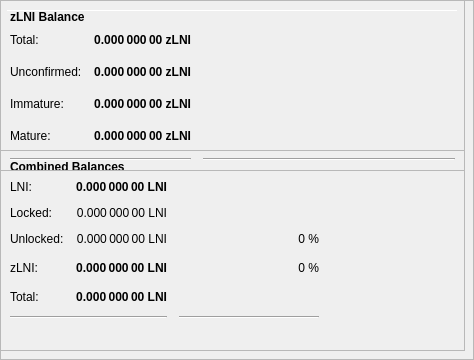
        <widget class="QFrame" name="frameObfuscation">
         <property name="minimumSize">
          <size>
           <width>0</width>
           <height>350</height>
          </size>
         </property>
         <property name="layoutDirection">
          <enum>Qt::LeftToRight</enum>
         </property>
         <property name="frameShape">
          <enum>QFrame::StyledPanel</enum>
         </property>
         <property name="frameShadow">
          <enum>QFrame::Raised</enum>
         </property>
         <widget class="QPushButton" name="runAutoDenom">
          <property name="geometry">
           <rect>
            <x>251</x>
            <y>17</y>
            <width>1</width>
            <height>1</height>
           </rect>
          </property>
          <property name="palette">
           <palette>
            <active>
             <colorrole role="WindowText">
              <brush brushstyle="SolidPattern">
               <color alpha="255">
                <red>0</red>
                <green>0</green>
                <blue>0</blue>
               </color>
              </brush>
             </colorrole>
             <colorrole role="Button">
              <brush brushstyle="SolidPattern">
               <color alpha="255">
                <red>239</red>
                <green>238</green>
                <blue>238</blue>
               </color>
              </brush>
             </colorrole>
             <colorrole role="Light">
              <brush brushstyle="SolidPattern">
               <color alpha="255">
                <red>255</red>
                <green>255</green>
                <blue>255</blue>
               </color>
              </brush>
             </colorrole>
             <colorrole role="Midlight">
              <brush brushstyle="SolidPattern">
               <color alpha="255">
                <red>247</red>
                <green>246</green>
                <blue>246</blue>
               </color>
              </brush>
             </colorrole>
             <colorrole role="Dark">
              <brush brushstyle="SolidPattern">
               <color alpha="255">
                <red>119</red>
                <green>119</green>
                <blue>119</blue>
               </color>
              </brush>
             </colorrole>
             <colorrole role="Mid">
              <brush brushstyle="SolidPattern">
               <color alpha="255">
                <red>159</red>
                <green>159</green>
                <blue>159</blue>
               </color>
              </brush>
             </colorrole>
             <colorrole role="Text">
              <brush brushstyle="SolidPattern">
               <color alpha="255">
                <red>0</red>
                <green>0</green>
                <blue>0</blue>
               </color>
              </brush>
             </colorrole>
             <colorrole role="BrightText">
              <brush brushstyle="SolidPattern">
               <color alpha="255">
                <red>255</red>
                <green>255</green>
                <blue>255</blue>
               </color>
              </brush>
             </colorrole>
             <colorrole role="ButtonText">
              <brush brushstyle="SolidPattern">
               <color alpha="255">
                <red>0</red>
                <green>0</green>
                <blue>0</blue>
               </color>
              </brush>
             </colorrole>
             <colorrole role="Base">
              <brush brushstyle="SolidPattern">
               <color alpha="255">
                <red>255</red>
                <green>255</green>
                <blue>255</blue>
               </color>
              </brush>
             </colorrole>
             <colorrole role="Window">
              <brush brushstyle="SolidPattern">
               <color alpha="255">
                <red>239</red>
                <green>238</green>
                <blue>238</blue>
               </color>
              </brush>
             </colorrole>
             <colorrole role="Shadow">
              <brush brushstyle="SolidPattern">
               <color alpha="255">
                <red>0</red>
                <green>0</green>
                <blue>0</blue>
               </color>
              </brush>
             </colorrole>
             <colorrole role="AlternateBase">
              <brush brushstyle="SolidPattern">
               <color alpha="255">
                <red>247</red>
                <green>246</green>
                <blue>246</blue>
               </color>
              </brush>
             </colorrole>
             <colorrole role="ToolTipBase">
              <brush brushstyle="SolidPattern">
               <color alpha="255">
                <red>255</red>
                <green>255</green>
                <blue>220</blue>
               </color>
              </brush>
             </colorrole>
             <colorrole role="ToolTipText">
              <brush brushstyle="SolidPattern">
               <color alpha="255">
                <red>0</red>
                <green>0</green>
                <blue>0</blue>
               </color>
              </brush>
             </colorrole>
            </active>
            <inactive>
             <colorrole role="WindowText">
              <brush brushstyle="SolidPattern">
               <color alpha="255">
                <red>0</red>
                <green>0</green>
                <blue>0</blue>
               </color>
              </brush>
             </colorrole>
             <colorrole role="Button">
              <brush brushstyle="SolidPattern">
               <color alpha="255">
                <red>239</red>
                <green>238</green>
                <blue>238</blue>
               </color>
              </brush>
             </colorrole>
             <colorrole role="Light">
              <brush brushstyle="SolidPattern">
               <color alpha="255">
                <red>255</red>
                <green>255</green>
                <blue>255</blue>
               </color>
              </brush>
             </colorrole>
             <colorrole role="Midlight">
              <brush brushstyle="SolidPattern">
               <color alpha="255">
                <red>247</red>
                <green>246</green>
                <blue>246</blue>
               </color>
              </brush>
             </colorrole>
             <colorrole role="Dark">
              <brush brushstyle="SolidPattern">
               <color alpha="255">
                <red>119</red>
                <green>119</green>
                <blue>119</blue>
               </color>
              </brush>
             </colorrole>
             <colorrole role="Mid">
              <brush brushstyle="SolidPattern">
               <color alpha="255">
                <red>159</red>
                <green>159</green>
                <blue>159</blue>
               </color>
              </brush>
             </colorrole>
             <colorrole role="Text">
              <brush brushstyle="SolidPattern">
               <color alpha="255">
                <red>0</red>
                <green>0</green>
                <blue>0</blue>
               </color>
              </brush>
             </colorrole>
             <colorrole role="BrightText">
              <brush brushstyle="SolidPattern">
               <color alpha="255">
                <red>255</red>
                <green>255</green>
                <blue>255</blue>
               </color>
              </brush>
             </colorrole>
             <colorrole role="ButtonText">
              <brush brushstyle="SolidPattern">
               <color alpha="255">
                <red>0</red>
                <green>0</green>
                <blue>0</blue>
               </color>
              </brush>
             </colorrole>
             <colorrole role="Base">
              <brush brushstyle="SolidPattern">
               <color alpha="255">
                <red>255</red>
                <green>255</green>
                <blue>255</blue>
               </color>
              </brush>
             </colorrole>
             <colorrole role="Window">
              <brush brushstyle="SolidPattern">
               <color alpha="255">
                <red>239</red>
                <green>238</green>
                <blue>238</blue>
               </color>
              </brush>
             </colorrole>
             <colorrole role="Shadow">
              <brush brushstyle="SolidPattern">
               <color alpha="255">
                <red>0</red>
                <green>0</green>
                <blue>0</blue>
               </color>
              </brush>
             </colorrole>
             <colorrole role="AlternateBase">
              <brush brushstyle="SolidPattern">
               <color alpha="255">
                <red>247</red>
                <green>246</green>
                <blue>246</blue>
               </color>
              </brush>
             </colorrole>
             <colorrole role="ToolTipBase">
              <brush brushstyle="SolidPattern">
               <color alpha="255">
                <red>255</red>
                <green>255</green>
                <blue>220</blue>
               </color>
              </brush>
             </colorrole>
             <colorrole role="ToolTipText">
              <brush brushstyle="SolidPattern">
               <color alpha="255">
                <red>0</red>
                <green>0</green>
                <blue>0</blue>
               </color>
              </brush>
             </colorrole>
            </inactive>
            <disabled>
             <colorrole role="WindowText">
              <brush brushstyle="SolidPattern">
               <color alpha="255">
                <red>119</red>
                <green>119</green>
                <blue>119</blue>
               </color>
              </brush>
             </colorrole>
             <colorrole role="Button">
              <brush brushstyle="SolidPattern">
               <color alpha="255">
                <red>239</red>
                <green>238</green>
                <blue>238</blue>
               </color>
              </brush>
             </colorrole>
             <colorrole role="Light">
              <brush brushstyle="SolidPattern">
               <color alpha="255">
                <red>255</red>
                <green>255</green>
                <blue>255</blue>
               </color>
              </brush>
             </colorrole>
             <colorrole role="Midlight">
              <brush brushstyle="SolidPattern">
               <color alpha="255">
                <red>247</red>
                <green>246</green>
                <blue>246</blue>
               </color>
              </brush>
             </colorrole>
             <colorrole role="Dark">
              <brush brushstyle="SolidPattern">
               <color alpha="255">
                <red>119</red>
                <green>119</green>
                <blue>119</blue>
               </color>
              </brush>
             </colorrole>
             <colorrole role="Mid">
              <brush brushstyle="SolidPattern">
               <color alpha="255">
                <red>159</red>
                <green>159</green>
                <blue>159</blue>
               </color>
              </brush>
             </colorrole>
             <colorrole role="Text">
              <brush brushstyle="SolidPattern">
               <color alpha="255">
                <red>119</red>
                <green>119</green>
                <blue>119</blue>
               </color>
              </brush>
             </colorrole>
             <colorrole role="BrightText">
              <brush brushstyle="SolidPattern">
               <color alpha="255">
                <red>255</red>
                <green>255</green>
                <blue>255</blue>
               </color>
              </brush>
             </colorrole>
             <colorrole role="ButtonText">
              <brush brushstyle="SolidPattern">
               <color alpha="255">
                <red>119</red>
                <green>119</green>
                <blue>119</blue>
               </color>
              </brush>
             </colorrole>
             <colorrole role="Base">
              <brush brushstyle="SolidPattern">
               <color alpha="255">
                <red>239</red>
                <green>238</green>
                <blue>238</blue>
               </color>
              </brush>
             </colorrole>
             <colorrole role="Window">
              <brush brushstyle="SolidPattern">
               <color alpha="255">
                <red>239</red>
                <green>238</green>
                <blue>238</blue>
               </color>
              </brush>
             </colorrole>
             <colorrole role="Shadow">
              <brush brushstyle="SolidPattern">
               <color alpha="255">
                <red>0</red>
                <green>0</green>
                <blue>0</blue>
               </color>
              </brush>
             </colorrole>
             <colorrole role="AlternateBase">
              <brush brushstyle="SolidPattern">
               <color alpha="255">
                <red>239</red>
                <green>238</green>
                <blue>238</blue>
               </color>
              </brush>
             </colorrole>
             <colorrole role="ToolTipBase">
              <brush brushstyle="SolidPattern">
               <color alpha="255">
                <red>255</red>
                <green>255</green>
                <blue>220</blue>
               </color>
              </brush>
             </colorrole>
             <colorrole role="ToolTipText">
              <brush brushstyle="SolidPattern">
               <color alpha="255">
                <red>0</red>
                <green>0</green>
                <blue>0</blue>
               </color>
              </brush>
             </colorrole>
            </disabled>
           </palette>
          </property>
          <property name="focusPolicy">
           <enum>Qt::NoFocus</enum>
          </property>
          <property name="autoFillBackground">
           <bool>true</bool>
          </property>
          <property name="text">
           <string/>
          </property>
          <property name="flat">
           <bool>true</bool>
          </property>
         </widget>
         <widget class="Line" name="line">
          <property name="geometry">
           <rect>
            <x>7</x>
            <y>10</y>
            <width>451</width>
            <height>1</height>
           </rect>
          </property>
          <property name="orientation">
           <enum>Qt::Horizontal</enum>
          </property>
         </widget>
         <widget class="QFrame" name="frame_3">
          <property name="geometry">
           <rect>
            <x>0</x>
            <y>150</y>
            <width>465</width>
            <height>201</height>
           </rect>
          </property>
          <property name="frameShape">
           <enum>QFrame::StyledPanel</enum>
          </property>
          <property name="frameShadow">
           <enum>QFrame::Raised</enum>
          </property>
          <layout class="QVBoxLayout" name="verticalLayout_5">
           <item>
            <layout class="QHBoxLayout" name="horizontalLayout_5" stretch="0">
             <item>
              <widget class="QLabel" name="label_5z">
               <property name="maximumSize">
                <size>
                 <width>16777215</width>
                 <height>20</height>
                </size>
               </property>
               <property name="font">
                <font>
                 <weight>75</weight>
                 <bold>true</bold>
                </font>
               </property>
               <property name="toolTip">
                <string>Combined Balances (including unconfirmed and immature coins)</string>
               </property>
               <property name="text">
                <string>&lt;html&gt;&lt;head/&gt;&lt;body&gt;&lt;p&gt;Combined Balances&lt;/p&gt;&lt;/body&gt;&lt;/html&gt;</string>
               </property>
              </widget>
             </item>
            </layout>
           </item>
           <item>
            <layout class="QGridLayout" name="gridLayout_3">
             <property name="spacing">
              <number>12</number>
             </property>
             <item row="7" column="0" colspan="2">
              <widget class="Line" name="lineSpendableBalance_3">
               <property name="orientation">
                <enum>Qt::Horizontal</enum>
               </property>
              </widget>
             </item>
             <item row="7" column="2">
              <widget class="Line" name="lineWatchBalance_3">
               <property name="sizePolicy">
                <sizepolicy hsizetype="Preferred" vsizetype="Fixed">
                 <horstretch>0</horstretch>
                 <verstretch>0</verstretch>
                </sizepolicy>
               </property>
               <property name="minimumSize">
                <size>
                 <width>140</width>
                 <height>0</height>
                </size>
               </property>
               <property name="orientation">
                <enum>Qt::Horizontal</enum>
               </property>
              </widget>
             </item>
             <item row="4" column="1">
              <widget class="QLabel" name="labelzBalancez">
               <property name="font">
                <font>
                 <weight>75</weight>
                 <bold>true</bold>
                </font>
               </property>
               <property name="cursor">
                <cursorShape>IBeamCursor</cursorShape>
               </property>
               <property name="toolTip">
                <string>Total of transactions that have yet to be confirmed, and do not yet count toward the spendable balance</string>
               </property>
               <property name="text">
                <string notr="true">0.000 000 00 LNI</string>
               </property>
               <property name="alignment">
                <set>Qt::AlignRight|Qt::AlignTrailing|Qt::AlignVCenter</set>
               </property>
               <property name="textInteractionFlags">
                <set>Qt::LinksAccessibleByMouse|Qt::TextSelectableByKeyboard|Qt::TextSelectableByMouse</set>
               </property>
              </widget>
             </item>
             <item row="6" column="1">
              <widget class="QLabel" name="labelTotalz">
               <property name="font">
                <font>
                 <weight>75</weight>
                 <bold>true</bold>
                </font>
               </property>
               <property name="cursor">
                <cursorShape>IBeamCursor</cursorShape>
               </property>
               <property name="toolTip">
                <string>Total Balance, including unconfirmed and immature coins.</string>
               </property>
               <property name="text">
                <string notr="true">0.000 000 00 LNI</string>
               </property>
               <property name="alignment">
                <set>Qt::AlignRight|Qt::AlignTrailing|Qt::AlignVCenter</set>
               </property>
               <property name="textInteractionFlags">
                <set>Qt::LinksAccessibleByMouse|Qt::TextSelectableByKeyboard|Qt::TextSelectableByMouse</set>
               </property>
              </widget>
             </item>
             <item row="4" column="3">
              <spacer name="horizontalSpacer_6">
               <property name="orientation">
                <enum>Qt::Horizontal</enum>
               </property>
               <property name="sizeHint" stdset="0">
                <size>
                 <width>40</width>
                 <height>20</height>
                </size>
               </property>
              </spacer>
             </item>
             <item row="6" column="0">
              <widget class="QLabel" name="labelTotalTextz">
               <property name="text">
                <string>Total:</string>
               </property>
              </widget>
             </item>
             <item row="1" column="0">
              <widget class="QLabel" name="labelBalanceTextz">
               <property name="text">
                <string>LNI:</string>
               </property>
              </widget>
             </item>
             <item row="1" column="1">
              <widget class="QLabel" name="labelBalancez">
               <property name="font">
                <font>
                 <weight>75</weight>
                 <bold>true</bold>
                </font>
               </property>
               <property name="cursor">
                <cursorShape>IBeamCursor</cursorShape>
               </property>
               <property name="toolTip">
                <string>Your current spendable balance</string>
               </property>
               <property name="text">
                <string notr="true">0.000 000 00 LNI</string>
               </property>
               <property name="alignment">
                <set>Qt::AlignRight|Qt::AlignTrailing|Qt::AlignVCenter</set>
               </property>
               <property name="textInteractionFlags">
                <set>Qt::LinksAccessibleByMouse|Qt::TextSelectableByKeyboard|Qt::TextSelectableByMouse</set>
               </property>
              </widget>
             </item>
             <item row="4" column="0">
              <widget class="QLabel" name="labelzBalanceTextz">
               <property name="toolTip">
                <string/>
               </property>
               <property name="text">
                <string>zLNI:</string>
               </property>
              </widget>
             </item>
             <item row="4" column="2">
              <widget class="QLabel" name="labelzLNIPercent">
               <property name="toolTip">
                <string>Current percentage of zLNI.
If AutoMint is enabled this percentage will settle around the configured AutoMint percentage (default = 10%)</string>
               </property>
               <property name="text">
                <string>0 %</string>
               </property>
               <property name="alignment">
                <set>Qt::AlignRight|Qt::AlignTrailing|Qt::AlignVCenter</set>
               </property>
              </widget>
             </item>
             <item row="6" column="2">
              <widget class="QLabel" name="label100Percent">
               <property name="text">
                <string/>
               </property>
               <property name="alignment">
                <set>Qt::AlignRight|Qt::AlignTrailing|Qt::AlignVCenter</set>
               </property>
              </widget>
             </item>
             <item row="2" column="1">
              <widget class="QLabel" name="labelLockedBalance">
               <property name="toolTip">
                <string>Locked LNI or Masternode collaterals. These are excluded from zLNI minting.</string>
               </property>
               <property name="text">
                <string>0.000 000 00 LNI</string>
               </property>
               <property name="alignment">
                <set>Qt::AlignRight|Qt::AlignTrailing|Qt::AlignVCenter</set>
               </property>
              </widget>
             </item>
             <item row="2" column="0">
              <widget class="QLabel" name="labelLockedBalanceText">
               <property name="toolTip">
                <string>Locked LNI or Masternode collaterals. These are excluded from zLNI minting.</string>
               </property>
               <property name="text">
                <string>Locked:</string>
               </property>
              </widget>
             </item>
             <item row="3" column="0">
              <widget class="QLabel" name="labelUnLockedBalanceText">
               <property name="toolTip">
                <string>Unlocked LNIs. These can be used for zLNI minting.</string>
               </property>
               <property name="text">
                <string>Unlocked:</string>
               </property>
              </widget>
             </item>
             <item row="3" column="1">
              <widget class="QLabel" name="labelUnLockedBalance">
               <property name="toolTip">
                <string>Unlocked LNIs. These can be used for zLNI minting.</string>
               </property>
               <property name="text">
                <string>0.000 000 00 LNI</string>
               </property>
               <property name="alignment">
                <set>Qt::AlignRight|Qt::AlignTrailing|Qt::AlignVCenter</set>
               </property>
              </widget>
             </item>
             <item row="3" column="2">
              <widget class="QLabel" name="labelLNIPercent">
               <property name="text">
                <string>0 %</string>
               </property>
               <property name="alignment">
                <set>Qt::AlignRight|Qt::AlignTrailing|Qt::AlignVCenter</set>
               </property>
              </widget>
             </item>
            </layout>
           </item>
           <item>
            <spacer name="verticalSpacer">
             <property name="orientation">
              <enum>Qt::Vertical</enum>
             </property>
             <property name="sizeHint" stdset="0">
              <size>
               <width>20</width>
               <height>40</height>
              </size>
             </property>
            </spacer>
           </item>
          </layout>
         </widget>
         <widget class="QFrame" name="frame_4">
          <property name="geometry">
           <rect>
            <x>0</x>
            <y>0</y>
            <width>465</width>
            <height>171</height>
           </rect>
          </property>
          <property name="frameShape">
           <enum>QFrame::StyledPanel</enum>
          </property>
          <property name="frameShadow">
           <enum>QFrame::Raised</enum>
          </property>
          <layout class="QVBoxLayout" name="verticalLayout_7">
           <item>
            <layout class="QHBoxLayout" name="horizontalLayout_8" stretch="0">
             <item>
              <widget class="QLabel" name="label_5z_3">
               <property name="maximumSize">
                <size>
                 <width>16777215</width>
                 <height>20</height>
                </size>
               </property>
               <property name="font">
                <font>
                 <weight>75</weight>
                 <bold>true</bold>
                </font>
               </property>
               <property name="text">
                <string>zLNI Balance</string>
               </property>
              </widget>
             </item>
            </layout>
           </item>
           <item>
            <layout class="QGridLayout" name="gridLayout_5">
             <property name="spacing">
              <number>12</number>
             </property>
             <item row="4" column="0">
              <widget class="QLabel" name="labelzBalanceMatureText">
               <property name="toolTip">
                <string>Mature: more than 20 confirmation and more than 1 mints of the same denomination after it was minted.
These zLNI are spendable.</string>
               </property>
               <property name="text">
                <string>Mature:</string>
               </property>
              </widget>
             </item>
             <item row="5" column="0" colspan="2">
              <widget class="Line" name="lineSpendableBalance_5">
               <property name="orientation">
                <enum>Qt::Horizontal</enum>
               </property>
              </widget>
             </item>
             <item row="1" column="1">
              <widget class="QLabel" name="labelzBalance">
               <property name="font">
                <font>
                 <weight>75</weight>
                 <bold>true</bold>
                </font>
               </property>
               <property name="cursor">
                <cursorShape>IBeamCursor</cursorShape>
               </property>
               <property name="toolTip">
                <string>All available zLNI, unconfirmed and immature zLNI included.</string>
               </property>
               <property name="text">
                <string notr="true">0.000 000 00 zLNI</string>
               </property>
               <property name="alignment">
                <set>Qt::AlignRight|Qt::AlignTrailing|Qt::AlignVCenter</set>
               </property>
               <property name="textInteractionFlags">
                <set>Qt::LinksAccessibleByMouse|Qt::TextSelectableByKeyboard|Qt::TextSelectableByMouse</set>
               </property>
              </widget>
             </item>
             <item row="5" column="2">
              <widget class="Line" name="lineWatchBalance_5">
               <property name="sizePolicy">
                <sizepolicy hsizetype="Preferred" vsizetype="Fixed">
                 <horstretch>0</horstretch>
                 <verstretch>0</verstretch>
                </sizepolicy>
               </property>
               <property name="minimumSize">
                <size>
                 <width>140</width>
                 <height>0</height>
                </size>
               </property>
               <property name="orientation">
                <enum>Qt::Horizontal</enum>
               </property>
              </widget>
             </item>
             <item row="1" column="0">
              <widget class="QLabel" name="labelzBalanceText">
               <property name="toolTip">
                <string>All available zLNI, unconfirmed and immature zLNI included.</string>
               </property>
               <property name="text">
                <string>Total:</string>
               </property>
              </widget>
             </item>
             <item row="1" column="2">
              <spacer name="horizontalSpacer_8">
               <property name="orientation">
                <enum>Qt::Horizontal</enum>
               </property>
               <property name="sizeHint" stdset="0">
                <size>
                 <width>40</width>
                 <height>20</height>
                </size>
               </property>
              </spacer>
             </item>
             <item row="4" column="2">
              <spacer name="horizontalSpacer_4">
               <property name="orientation">
                <enum>Qt::Horizontal</enum>
               </property>
               <property name="sizeHint" stdset="0">
                <size>
                 <width>40</width>
                 <height>20</height>
                </size>
               </property>
              </spacer>
             </item>
             <item row="4" column="1">
              <widget class="QLabel" name="labelzBalanceMature">
               <property name="font">
                <font>
                 <weight>75</weight>
                 <bold>true</bold>
                </font>
               </property>
               <property name="toolTip">
                <string>Mature: more than 20 confirmation and more than 1 mints of the same denomination after it was minted.
These zLNI are spendable.</string>
               </property>
               <property name="text">
                <string>0.000 000 00 zLNI</string>
               </property>
               <property name="alignment">
                <set>Qt::AlignRight|Qt::AlignTrailing|Qt::AlignVCenter</set>
               </property>
              </widget>
             </item>
             <item row="2" column="0">
              <widget class="QLabel" name="labelzBalanceUnconfirmedText">
               <property name="toolTip">
                <string>Unconfirmed: less than 20 confirmations
Immature: confirmed, but less than 1 mints of the same denomination after it was minted</string>
               </property>
               <property name="text">
                <string>Unconfirmed:</string>
               </property>
              </widget>
             </item>
             <item row="2" column="1">
              <widget class="QLabel" name="labelzBalanceUnconfirmed">
               <property name="font">
                <font>
                 <weight>75</weight>
                 <bold>true</bold>
                </font>
               </property>
               <property name="toolTip">
                <string>Unconfirmed: less than 20 confirmations
Immature: confirmed, but less than 1 mints of the same denomination after it was minted</string>
               </property>
               <property name="text">
                <string>0.000 000 00 zLNI</string>
               </property>
               <property name="alignment">
                <set>Qt::AlignRight|Qt::AlignTrailing|Qt::AlignVCenter</set>
               </property>
              </widget>
             </item>
             <item row="2" column="2">
              <spacer name="horizontalSpacer_5">
               <property name="orientation">
                <enum>Qt::Horizontal</enum>
               </property>
               <property name="sizeHint" stdset="0">
                <size>
                 <width>40</width>
                 <height>20</height>
                </size>
               </property>
              </spacer>
             </item>
             <item row="3" column="0">
              <widget class="QLabel" name="labelzBalanceImmatureText">
               <property name="toolTip">
                <string>Unconfirmed: less than 20 confirmations
Immature: confirmed, but less than 1 mints of the same denomination after it was minted</string>
               </property>
               <property name="text">
                <string>Immature:</string>
               </property>
              </widget>
             </item>
             <item row="3" column="1">
              <widget class="QLabel" name="labelzBalanceImmature">
               <property name="font">
                <font>
                 <weight>75</weight>
                 <bold>true</bold>
                </font>
               </property>
               <property name="toolTip">
                <string>Unconfirmed: less than 20 confirmations
Immature: confirmed, but less than 1 mints of the same denomination after it was minted</string>
               </property>
               <property name="text">
                <string>0.000 000 00 zLNI</string>
               </property>
               <property name="alignment">
                <set>Qt::AlignRight|Qt::AlignTrailing|Qt::AlignVCenter</set>
               </property>
              </widget>
             </item>
             <item row="3" column="2">
              <spacer name="horizontalSpacer_7">
               <property name="orientation">
                <enum>Qt::Horizontal</enum>
               </property>
               <property name="sizeHint" stdset="0">
                <size>
                 <width>40</width>
                 <height>20</height>
                </size>
               </property>
              </spacer>
             </item>
            </layout>
           </item>
          </layout>
         </widget>
        </widget>
